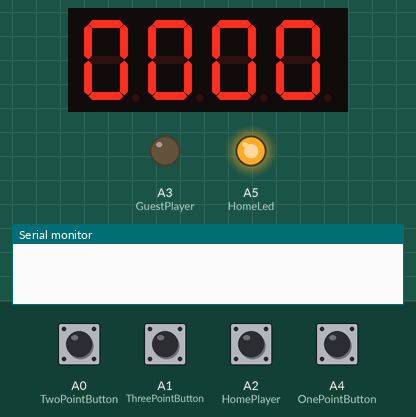
Bench run of a sketch on a simulated Arduino Uno, built with avr-gcc and run on an emulated ATmega328P. On the bench: 4-digit seven-segment display, output pins drawn as LEDs (lit = HIGH), the last lines printed to the serial monitor. Wiring (inferred from the names in the program): 4-digit 7-segment display, segments lit when HIGH: segments pin 12, pin 8, pin 5, pin 3, pin 2, pin 11, pin 6; digit selects pin 13, pin 10, pin 9, pin 7. The inputs (shaded band) are chosen by the test bench; at power-on: A2 (HomePlayer) HIGH, A0 (TwoPointButton), A1 (ThreePointButton), A4 (OnePointButton) LOW. The segment pins are drawn as the display they are named for; pins used as bus, display or sensor lines are not drawn.

Above: at 1.2 s.
1.3 s: A0 (TwoPointButton) pulled HIGH for 1 s
At 3.4 s:
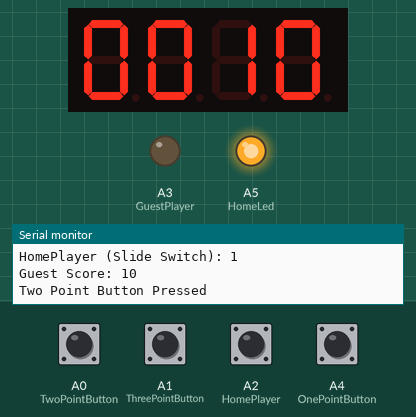
3.8 s: A2 (HomePlayer) pulled LOW for 0.15 s
At 3.87 s:
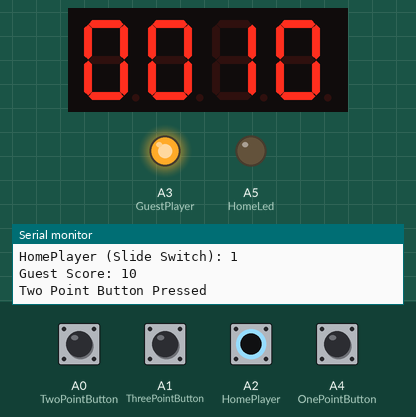
5.4 s: A1 (ThreePointButton) pulled HIGH for 0.15 s
At 6.2 s:
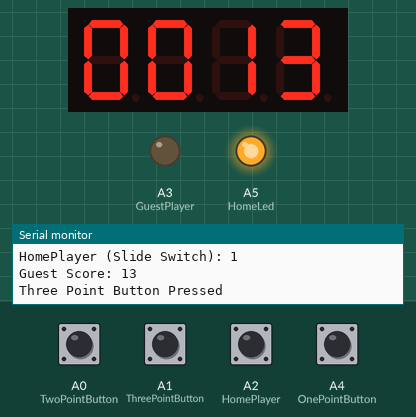
7.0 s: A4 (OnePointButton) pulled HIGH for 0.15 s
At 8.2 s:
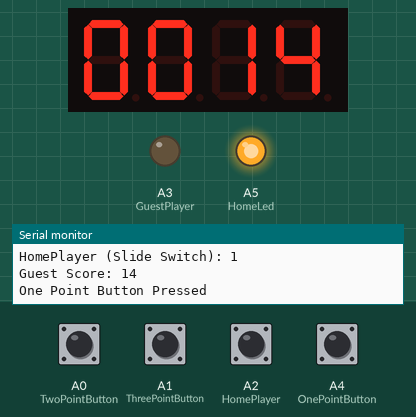
8.6 s: A0 (TwoPointButton) pulled HIGH for 0.15 s
At 9.8 s:
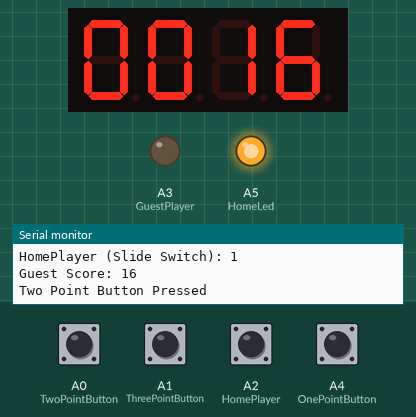
10.2 s: A1 (ThreePointButton) pulled HIGH for 1 s
At 12.3 s:
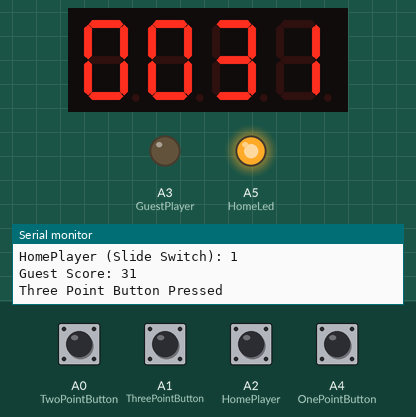
Timing chart, 0 to 13.7 s (numbered marks = the images above; inputs shaded):
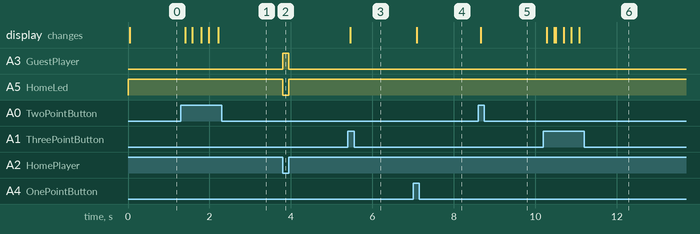

Measured:
- after the input at 1.3 s, the display: first changes after 0.10 s (image 1 shows a later state)
- after the input at 3.8 s, A3 (GuestPlayer): LOW → HIGH at once, → LOW 0.15 s later; A5 (HomeLed): HIGH → LOW at once, → HIGH 0.15 s later
- after the input at 5.4 s, the display: changes after 0.06 s (image 3)
- after the input at 7.0 s, the display: changes after 0.08 s (image 4)
- after the input at 8.6 s, the display: changes after 0.06 s (image 5)
- after the input at 10.2 s, the display: first changes after 0.08 s (image 6 shows a later state)

The sketch:

ScoreBoard.ino
```cpp
const int digitPins[] = {13, 10, 9, 7};
const int SegmentPins[] = {12, 8, 5, 3, 2, 11, 6};

// Button Pins
int TwoPointButton = A0;
int ThreePointButton = A1;
int OnePointButton = A4;

// Player Pin (Slide switch to select HomePlayer)
int HomePlayer = A2;  // HomePlayer pin for the slide switch (now using A2)
int GuestPlayer = A3;  // GuestPlayer LED
int HomeLed = A5;      // HomePlayer LED

// Initialize Player Score
int HomeScore = 0;
int GuestScore = 0;

// Initialize Display
int currentDigit = 0;

// Debouncing Variable
unsigned long lastButtonCheck = 0;
const unsigned long debounceDelay = 200;

void setup() {
  // Initialize segment pins
  for (int i = 0; i < 7; i++) {
    pinMode(SegmentPins[i], OUTPUT);
  }

  // Initialize digit pins
  for (int i = 0; i < 4; i++) {
    pinMode(digitPins[i], OUTPUT);
    digitalWrite(digitPins[i], HIGH); // Turn off digits initially
  }

  // Initialize button pins
  pinMode(OnePointButton, INPUT);
  pinMode(TwoPointButton, INPUT);
  pinMode(ThreePointButton, INPUT);

  // Player input pin for HomePlayer
  pinMode(HomePlayer, INPUT_PULLUP);   // HomePlayer pin should be pulled up as there no external resistor
  pinMode(GuestPlayer, OUTPUT);        // LedPIN as Output
  pinMode(HomeLed, OUTPUT);            // LedPIN as Output

  // Start Serial Monitor for debugging
  Serial.begin(9600);
}

void loop() {
  // Read A2 (slide switch) and control A3 and A5 based on its state
  int homePlayerState = digitalRead(HomePlayer); // Read the state of A2
  if (homePlayerState == HIGH) {
    digitalWrite(GuestPlayer, LOW);   // If A2 is HIGH, turn off the GuestPlayer LED
    digitalWrite(HomeLed, HIGH);      // Turn on Home LED
  } else {
    digitalWrite(GuestPlayer, HIGH);  // If A2 is LOW, turn on the GuestPlayer LED
    digitalWrite(HomeLed, LOW);       // Turn off Home LED
  }

  checkButton(); // Handle button presses for scoring
  Display();     // Display updated score
}

void checkButton() {
  // Button Debounce
  if (millis() - lastButtonCheck > debounceDelay) {
    if (digitalRead(OnePointButton) == HIGH) {
      updateScore(1); //1 point
      lastButtonCheck = millis();
      Serial.println("One Point Button Pressed");
    }
    if (digitalRead(TwoPointButton) == HIGH) {
      updateScore(2); //2 Point
      lastButtonCheck = millis();
      Serial.println("Two Point Button Pressed");
    }
    if (digitalRead(ThreePointButton) == HIGH) {
      updateScore(3); //3 Point
      lastButtonCheck = millis();
      Serial.println("Three Point Button Pressed");
    }
  }
}

void updateScore(int points) {
  // Debugging: Print button states
  int homePlayerState = digitalRead(HomePlayer);  // Get the state of the slide switch
  Serial.print("HomePlayer (Slide Switch): ");
  Serial.println(homePlayerState);

  // If the HomePlayer slide switch is LOW, score is updated for HomePlayer
  if (homePlayerState == LOW) {  // HomePlayer pressed (active)
    HomeScore = min(HomeScore + points, 99); // Update Home score
    Serial.print("Home Score: ");
    Serial.println(HomeScore);
  }
  // If the HomePlayer slide switch is HIGH, score is updated for GuestPlayer
  else {
    GuestScore = min(GuestScore + points, 99); // Update Guest Score
    Serial.print("Guest Score: ");
    Serial.println(GuestScore);
  }
}

void Display() {
  // Prepare the scores for display (tens and ones places for both home and guest)
  int displayValues[] = {HomeScore / 10, HomeScore % 10, GuestScore / 10, GuestScore % 10};

  digitalWrite(digitPins[currentDigit], HIGH); //Refresh for next digit
  currentDigit = (currentDigit + 1) % 4; // There are 4 digits, cycle from 0 to 3

  // Display the updated digit number
  DigitNumber(displayValues[currentDigit]);
  digitalWrite(digitPins[currentDigit], LOW); // Turn on the next digit

  // Increased delay for better multiplexing visibility (each digit stays on for enough time)
  delay(5);
}

// Function to light up segments for a given number
void DigitNumber(int displayNumber) {
  int sevenSegmentStates[10][7] = {
    {HIGH, HIGH, HIGH, HIGH, HIGH, HIGH, LOW},  // 0
    {LOW, HIGH, HIGH, LOW, LOW, LOW, LOW},      // 1
    {HIGH, HIGH, LOW, HIGH, HIGH, LOW, HIGH},  // 2
    {HIGH, HIGH, HIGH, HIGH, LOW, LOW, HIGH},  // 3
    {LOW, HIGH, HIGH, LOW, LOW, HIGH, HIGH},   // 4
    {HIGH, LOW, HIGH, HIGH, LOW, HIGH, HIGH},  // 5
    {HIGH, LOW, HIGH, HIGH, HIGH, HIGH, HIGH}, // 6
    {HIGH, HIGH, HIGH, LOW, LOW, LOW, LOW},    // 7
    {HIGH, HIGH, HIGH, HIGH, HIGH, HIGH, HIGH},// 8
    {HIGH, HIGH, HIGH, HIGH, LOW, HIGH, HIGH}, // 9
  };

  // Ensure we only handle digits between 0 and 9
  if (displayNumber >= 0 && displayNumber < 10) {
    // Update segments to match the current digit
    for (int i = 0; i < 7; i++) {
      digitalWrite(SegmentPins[i], sevenSegmentStates[displayNumber][i]);
    }
  } else {
    // If the digit is out of bounds, turn off all segments (shouldn't happen)
    for (int i = 0; i < 7; i++) {
      digitalWrite(SegmentPins[i], LOW);
    }
  }
}
```
